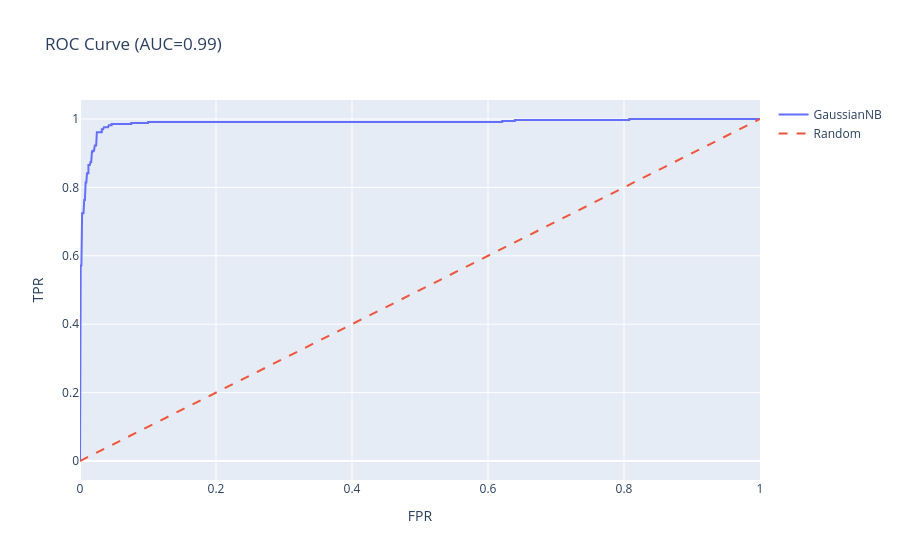

The cell this chart's notebook holds for it:
### Code cell
# ROC Curve
fpr, tpr, _ = roc_curve(y_test, y_prob_gnb)
roc_auc = auc(fpr, tpr)

fig = go.Figure()
fig.add_trace(go.Scatter(x=fpr, y=tpr, mode='lines', name='GaussianNB'))
fig.add_trace(go.Scatter(x=[0,1], y=[0,1], mode='lines', line=dict(dash='dash'), name='Random'))
fig.update_layout(title=f"ROC Curve (AUC={roc_auc:.2f})", xaxis_title='FPR', yaxis_title='TPR')
fig.show()
